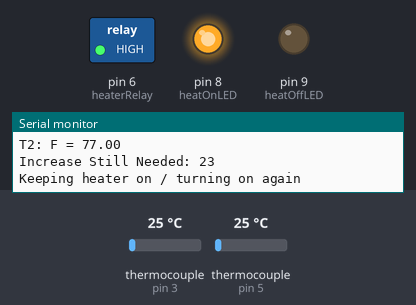
A sketch run on a simulated Arduino Uno, built with avr-gcc and run on an emulated ATmega328P. Shown: switched loads named in the sketch (green lamp = pin HIGH), output pins drawn as LEDs (lit = HIGH), the last lines printed to the serial monitor. Inputs (shaded band) come from the test bench; at power-on: thermocouple (sensors on pin 5, pin 3) 25 °C.

Above: at 1.2 s.
1.3 s: thermocouple (sensor on pin 5) set to 34 °C
2.9 s: thermocouple (sensor on pin 5) set to 43 °C
At 4.0 s:
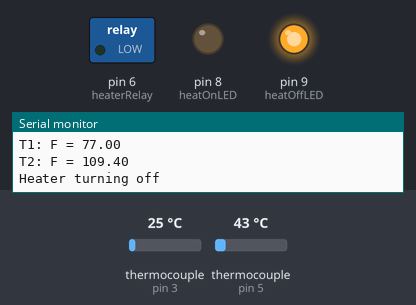
Timing chart, 0 to 5.9 s (numbered marks = the images above; inputs shaded):
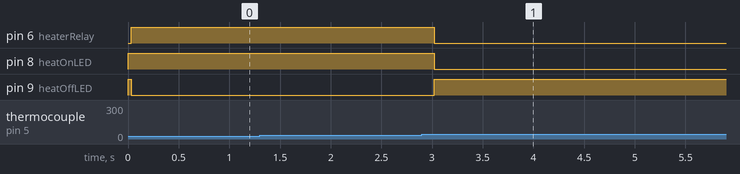

The sketch:

old_controls_project.ino
```cpp
// The below code and comments were not developed by me.
// They were developed by Adrian Brink, who was probably the
// old Autoclave team's programmer.
// I just put this here because I found it to be interesting.

#include "max6675.h"

//test code for verifying flow and heating conditions of an autoclave
//inlet assembly for the Raider Aerospace Society
//Includes code for controlled visual indicators, monitoring thermocouples, and cycling a full flow heater
int heatOnLED = 8;//red LED to visually show heater is on
int heatOffLED = 9;//blue LED to visually show heater is off
int heaterRelay = 6;//pin used to energize
//input pins for 1st thermocouple
int thermoDO1 = 2;
int thermoCS1 = 3;
//input pins for 2nd thermocouple
int thermoDO2 = 4;
int thermoCS2 = 5;
//shared timing pin for both thermocouples, wired together on board
int thermoCLK = 13;
int T_desired = 100;//target temperature, set low for demo
MAX6675 thermocouple1(thermoCLK, thermoCS1, thermoDO1);
MAX6675 thermocouple2(thermoCLK, thermoCS2, thermoDO2);
void setup() {
  // startup code for visual checks and pin allocation
  Serial.begin(9600);
  //set digital pins used as analog to correct type
  pinMode(heatOnLED,OUTPUT);
  pinMode(heatOffLED,OUTPUT);
  pinMode(heaterRelay,OUTPUT);
  //test lights on startup, confirm they are working
  digitalWrite(heatOnLED,HIGH);
  digitalWrite(heatOffLED,HIGH);
}

void loop() {
  //setup serial monitor to display current temperatures for calibration and troubleshooting
  Serial.print("T1: F = ");
  Serial.println(thermocouple1.readFahrenheit());
  Serial.print("T2: F = ");
  Serial.println(thermocouple2.readFahrenheit());
  //read thermocouple data using library and store it in a usable form
  int T1 = thermocouple1.readFahrenheit();
  int T2 = thermocouple2.readFahrenheit();
  //delta will be the foundation of logic on whether to turn heater on/off
  int delta = thermocouple2.readFahrenheit() - T_desired;
  //if outlet is hotter than desired temperature turn heater off and cycle air for 10 seconds to cool off
  if (delta > 0){
    Serial.println("Heater turning off");
    digitalWrite(heatOnLED,LOW);
    digitalWrite(heatOffLED,HIGH);
    digitalWrite(heaterRelay,LOW);
    delay(10000);
  }
  //if outlet is cooler than desired temperature turn heater on and run for 400 ms then check again
  if (delta < 0);{
    Serial.print("Increase Still Needed: ");
    Serial.println(delta*(-1));
    Serial.println("Keeping heater on / turning on again");
    digitalWrite(heatOnLED,HIGH);
    digitalWrite(heatOffLED,LOW);
    digitalWrite(heaterRelay,HIGH);
    delay(400);
  }
}
```

Measured:
- the behaviour switches between 38 and 39 °C on thermocouple (sensor on pin 5) (found by bisection; images 0 and 1)
- after the input at 2.9 s, pin 6 (heaterRelay), pin 8 (heatOnLED): HIGH → LOW after 0.12 s; pin 9 (heatOffLED): LOW → HIGH after 0.12 s
